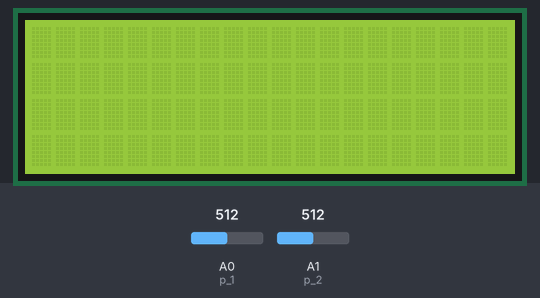
A sketch run on a simulated Arduino Uno, built with avr-gcc and run on an emulated ATmega328P. On the bench: 20×4 character LCD. The test bench sets the inputs (shaded band); at power-on: A0 (p_1) = 512, A1 (p_2) = 512. What the sketch prints to the serial monitor is not drawn.

Above: at 1.2 s.
1.3 s: A0 (p_1) set to 1011
4.3 s: A0 (p_1) set to 1023
At 4.7 s:
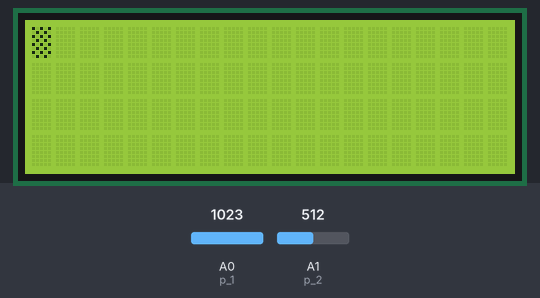
5.8 s: A1 (p_2) set to 1008
8.8 s: A1 (p_2) set to 1023
At 9.4 s:
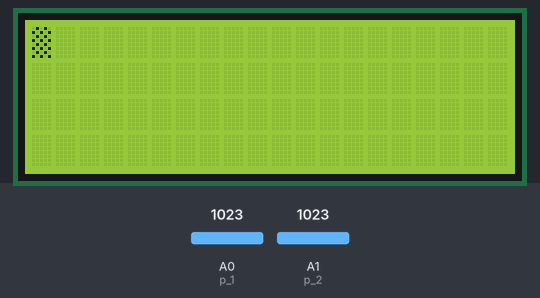
Timing chart, 0 to 11.3 s (numbered marks = the images above; inputs shaded):
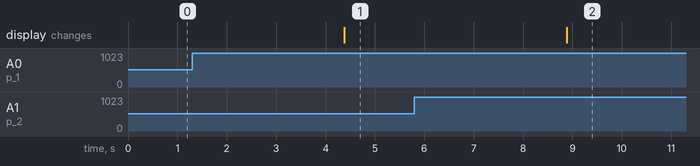

Measured:
- the behaviour switches between 1022 and 1023 on A0 (p_1) (found by bisection; images 0 and 1)
- the behaviour switches between 1022 and 1023 on A1 (p_2) (found by bisection; images 1 and 2)
- after the input at 1.3 s, every drawn part: stays the same
- after the input at 4.3 s, the display: changes after 0.08 s (image 1)
- after the input at 5.8 s, every drawn part: stays the same
- after the input at 8.8 s, the display: changes after 0.08 s (image 2)

The sketch:

3C_peremeniirizistor_4.ino
```cpp
#include <Wire.h>
#include <LiquidCrystal_I2C.h>
LiquidCrystal_I2C lcd(0x27, 20, 4);

int p_1 = A0, p_2 = A1;
byte custom_cursor1[] {
  B10101,
  B01010,
  B10101,
  B01010,
  B10101,
  B01010,
  B10101,
  B01010
};
byte custom_cursor2[] {
  B01010,
  B10101,
  B01010,
  B10101,
  B01010,
  B10101,
  B01010,
  B10101
};

void setup() {
  Serial.begin(9600);
  pinMode(p_1, INPUT);
  pinMode(p_2, INPUT);
  lcd.init();
  lcd.backlight();
  lcd.createChar(0, custom_cursor1);
  lcd.createChar(1, custom_cursor2);
}

void loop() {
  int p_1_state = analogRead(p_1), p_2_state = analogRead(p_2);

  Serial.println("peremanii rezistor 1 - " + (String) p_1_state);
  Serial.println("peremanii rezistor 2 - " + (String) p_2_state);

  if (p_1_state >= 1023) {
    lcd.clear();
    lcd.setCursor(0, 0);
    lcd.write(0);
  }
  if (p_2_state >= 1023) {
    lcd.clear();
    lcd.setCursor(0, 0);
    lcd.write(1);
  }
}
```
